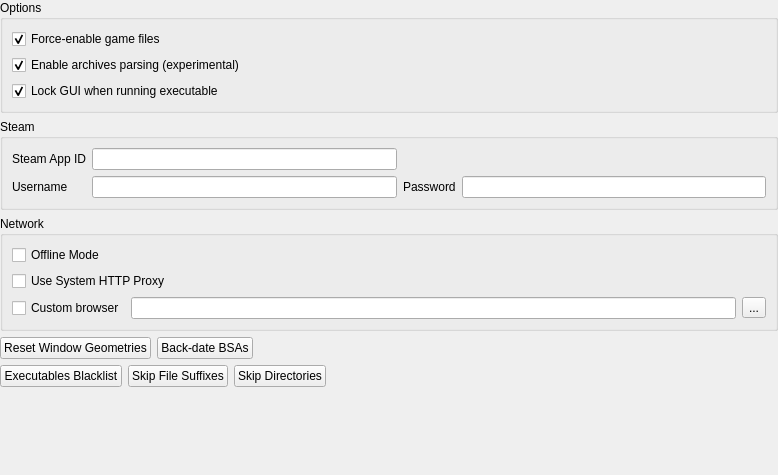
         <widget class="QWidget" name="workaroundScrollAreaWidgetContents">
          <property name="geometry">
           <rect>
            <x>0</x>
            <y>0</y>
            <width>778</width>
            <height>475</height>
           </rect>
          </property>
          <property name="autoFillBackground">
           <bool>false</bool>
          </property>
          <layout class="QVBoxLayout" name="verticalLayout_6">
           <property name="leftMargin">
            <number>0</number>
           </property>
           <property name="topMargin">
            <number>0</number>
           </property>
           <property name="rightMargin">
            <number>0</number>
           </property>
           <property name="bottomMargin">
            <number>0</number>
           </property>
           <item>
            <widget class="QGroupBox" name="workaroundsOptionsBox">
             <property name="title">
              <string>Options</string>
             </property>
             <layout class="QVBoxLayout" name="verticalLayout_23">
              <property name="leftMargin">
               <number>9</number>
              </property>
              <property name="topMargin">
               <number>9</number>
              </property>
              <property name="rightMargin">
               <number>9</number>
              </property>
              <property name="bottomMargin">
               <number>9</number>
              </property>
              <item>
               <widget class="QCheckBox" name="forceEnableBox">
                <property name="toolTip">
                 <string>If checked, files (i.e. esps, esms and bsas) belonging to the core game can not be disabled in the UI. (default: on)</string>
                </property>
                <property name="whatsThis">
                 <string>If checked, files (i.e. esps, esms and bsas) belonging to the core game can not be disabled in the UI. (default: on)
Uncheck this if you want to use Mod Organizer with total conversions (like Nehrim) but be aware that the game will crash if required files are not enabled.</string>
                </property>
                <property name="text">
                 <string>Force-enable game files</string>
                </property>
                <property name="checked">
                 <bool>true</bool>
                </property>
               </widget>
              </item>
              <item>
               <widget class="QCheckBox" name="enableArchiveParsingBox">
                <property name="toolTip">
                 <string>Enable parsing of Archives. This is an Experimental Feature. Has negative effects on performance and known incorrectness.</string>
                </property>
                <property name="whatsThis">
                 <string>&lt;html&gt;&lt;head/&gt;&lt;body&gt;&lt;p&gt;By default, MO will parse archive files (BSA, BA2) to calculate conflicts between the contents of the archive files and other loose files. This process has a noticeable cost in performance.&lt;/p&gt;&lt;p&gt;This feature should not be confused with the archive management feature offered by MO1. MO2 will only show conflicts with archives and will NOT load them into the game or program.&lt;/p&gt;&lt;p&gt;If you disable this feature, MO will only display conflicts between loose files.&lt;/p&gt;&lt;/body&gt;&lt;/html&gt;</string>
                </property>
                <property name="text">
                 <string>Enable archives parsing (experimental)</string>
                </property>
                <property name="checked">
                 <bool>true</bool>
                </property>
               </widget>
              </item>
              <item>
               <widget class="QCheckBox" name="lockGUIBox">
                <property name="toolTip">
                 <string>Disable this to prevent the GUI from being locked when running an executable.  This may result in abnormal behavior.</string>
                </property>
                <property name="whatsThis">
                 <string>Disable this to prevent the GUI from being locked when running an executable.  This may result in abnormal behavior.</string>
                </property>
                <property name="text">
                 <string>Lock GUI when running executable</string>
                </property>
                <property name="checked">
                 <bool>true</bool>
                </property>
               </widget>
              </item>
             </layout>
            </widget>
           </item>
           <item>
            <widget class="QGroupBox" name="groupBox_12">
             <property name="title">
              <string>Steam</string>
             </property>
             <layout class="QGridLayout" name="gridLayout_7">
              <item row="1" column="1">
               <widget class="QLineEdit" name="steamUserEdit"/>
              </item>
              <item row="1" column="2">
               <widget class="QLabel" name="label_20">
                <property name="text">
                 <string>Password</string>
                </property>
               </widget>
              </item>
              <item row="1" column="3">
               <widget class="QLineEdit" name="steamPassEdit">
                <property name="echoMode">
                 <enum>QLineEdit::Password</enum>
                </property>
               </widget>
              </item>
              <item row="1" column="0">
               <widget class="QLabel" name="label_19">
                <property name="text">
                 <string>Username</string>
                </property>
               </widget>
              </item>
              <item row="0" column="0">
               <widget class="QLabel" name="label_4">
                <property name="text">
                 <string>Steam App ID</string>
                </property>
               </widget>
              </item>
              <item row="0" column="1">
               <widget class="QLineEdit" name="appIDEdit">
                <property name="toolTip">
                 <string>The Steam AppID for your game</string>
                </property>
                <property name="whatsThis">
                 <string>&lt;!DOCTYPE HTML PUBLIC &quot;-//W3C//DTD HTML 4.0//EN&quot; &quot;http://www.w3.org/TR/REC-html40/strict.dtd&quot;&gt;
&lt;html&gt;&lt;head&gt;&lt;meta name=&quot;qrichtext&quot; content=&quot;1&quot; /&gt;&lt;style type=&quot;text/css&quot;&gt;
p, li { white-space: pre-wrap; }
&lt;/style&gt;&lt;/head&gt;&lt;body style=&quot; font-family:'MS Shell Dlg 2'; font-size:8.25pt; font-weight:400; font-style:normal;&quot;&gt;
&lt;p style=&quot; margin-top:0px; margin-bottom:0px; margin-left:0px; margin-right:0px; -qt-block-indent:0; text-indent:0px;&quot;&gt;&lt;span style=&quot; font-size:8pt;&quot;&gt;The Steam App ID is required to directly start some games. For Skyrim, if this is not set or wrong, the &amp;quot;Mod Organizer&amp;quot; load mechanism may not work properly.&lt;/span&gt;&lt;/p&gt;
&lt;p style=&quot; margin-top:0px; margin-bottom:0px; margin-left:0px; margin-right:0px; -qt-block-indent:0; text-indent:0px;&quot;&gt;&lt;span style=&quot; font-size:8pt;&quot;&gt;The preset for this is the App ID of the &amp;quot;regular&amp;quot; version so in most cases, you should be set.&lt;/span&gt;&lt;/p&gt;
&lt;p style=&quot; margin-top:0px; margin-bottom:0px; margin-left:0px; margin-right:0px; -qt-block-indent:0; text-indent:0px;&quot;&gt;&lt;span style=&quot; font-size:8pt;&quot;&gt;If you think you have a different version (GotY or something), follow these steps to get to the id:&lt;/span&gt;&lt;/p&gt;
&lt;p style=&quot; margin-top:0px; margin-bottom:0px; margin-left:0px; margin-right:0px; -qt-block-indent:0; text-indent:0px;&quot;&gt;&lt;span style=&quot; font-size:8pt;&quot;&gt;1. Navigate to the game library in steam&lt;/span&gt;&lt;/p&gt;
&lt;p style=&quot; margin-top:0px; margin-bottom:0px; margin-left:0px; margin-right:0px; -qt-block-indent:0; text-indent:0px;&quot;&gt;&lt;span style=&quot; font-size:8pt;&quot;&gt;2. right-click on the game you need the id for and choose &lt;/span&gt;&lt;span style=&quot; font-size:8pt; font-weight:600;&quot;&gt;Create desktop shortcut&lt;/span&gt;&lt;/p&gt;
&lt;p style=&quot; margin-top:0px; margin-bottom:0px; margin-left:0px; margin-right:0px; -qt-block-indent:0; text-indent:0px;&quot;&gt;&lt;span style=&quot; font-size:8pt;&quot;&gt;3. right-click on the newly created shortcut on your desktop and select &lt;/span&gt;&lt;span style=&quot; font-size:8pt; font-weight:600;&quot;&gt;Properties&lt;/span&gt;&lt;/p&gt;
&lt;p style=&quot; margin-top:0px; margin-bottom:0px; margin-left:0px; margin-right:0px; -qt-block-indent:0; text-indent:0px;&quot;&gt;&lt;span style=&quot; font-size:8pt;&quot;&gt;4. in the URL-field you should see something like this: &lt;/span&gt;&lt;span style=&quot; font-size:8pt; font-style:italic;&quot;&gt;steam://rungameid/22380&lt;/span&gt;&lt;/p&gt;
&lt;p style=&quot; margin-top:0px; margin-bottom:0px; margin-left:0px; margin-right:0px; -qt-block-indent:0; text-indent:0px;&quot;&gt;&lt;span style=&quot; font-size:8pt;&quot;&gt;22380 is the id you're looking for.&lt;/span&gt;&lt;/p&gt;&lt;/body&gt;&lt;/html&gt;</string>
                </property>
               </widget>
              </item>
             </layout>
            </widget>
           </item>
           <item>
            <widget class="QGroupBox" name="groupBox">
             <property name="minimumSize">
              <size>
               <width>0</width>
               <height>100</height>
              </size>
             </property>
             <property name="title">
              <string>Network</string>
             </property>
             <layout class="QVBoxLayout" name="verticalLayout_22">
              <item>
               <widget class="QCheckBox" name="offlineBox">
                <property name="statusTip">
                 <string>Disable automatic internet features</string>
                </property>
                <property name="whatsThis">
                 <string>Disable automatic internet features. This does not affect features that are explicitly invoked by the user (like checking mods for updates, endorsing, opening the web browser)</string>
                </property>
                <property name="text">
                 <string>Offline Mode</string>
                </property>
               </widget>
              </item>
              <item>
               <widget class="QCheckBox" name="proxyBox">
                <property name="statusTip">
                 <string>Use a proxy for network connections.</string>
                </property>
                <property name="whatsThis">
                 <string>Use a proxy for network connections. This uses the system-wide settings which can be configured in Internet Explorer. Please note that MO will start up a few seconds slower on some systems when using a proxy.</string>
                </property>
                <property name="text">
                 <string>Use System HTTP Proxy</string>
                </property>
               </widget>
              </item>
              <item>
               <widget class="QWidget" name="widget_7" native="true">
                <layout class="QHBoxLayout" name="horizontalLayout_9">
                 <property name="leftMargin">
                  <number>0</number>
                 </property>
                 <property name="topMargin">
                  <number>0</number>
                 </property>
                 <property name="rightMargin">
                  <number>0</number>
                 </property>
                 <property name="bottomMargin">
                  <number>0</number>
                 </property>
                 <item>
                  <widget class="QCheckBox" name="useCustomBrowser">
                   <property name="toolTip">
                    <string>Use &quot;%1&quot; as a placeholder for the URL.</string>
                   </property>
                   <property name="statusTip">
                    <string>Use &quot;%1&quot; as a placeholder for the URL.</string>
                   </property>
                   <property name="whatsThis">
                    <string>Use &quot;%1&quot; as a placeholder for the URL.</string>
                   </property>
                   <property name="text">
                    <string>Custom browser</string>
                   </property>
                  </widget>
                 </item>
                 <item>
                  <widget class="QLineEdit" name="browserCommand">
                   <property name="toolTip">
                    <string>Use &quot;%1&quot; as a placeholder for the URL.</string>
                   </property>
                   <property name="statusTip">
                    <string>Use &quot;%1&quot; as a placeholder for the URL.</string>
                   </property>
                   <property name="whatsThis">
                    <string>Use &quot;%1&quot; as a placeholder for the URL.</string>
                   </property>
                  </widget>
                 </item>
                 <item>
                  <widget class="QToolButton" name="browseCustomBrowser">
                   <property name="text">
                    <string>...</string>
                   </property>
                  </widget>
                 </item>
                </layout>
               </widget>
              </item>
             </layout>
            </widget>
           </item>
           <item>
            <widget class="QWidget" name="widget_12" native="true">
             <layout class="QHBoxLayout" name="horizontalLayout">
              <property name="leftMargin">
               <number>0</number>
              </property>
              <property name="topMargin">
               <number>0</number>
              </property>
              <property name="rightMargin">
               <number>0</number>
              </property>
              <property name="bottomMargin">
               <number>0</number>
              </property>
              <item>
               <widget class="QPushButton" name="resetGeometryBtn">
                <property name="toolTip">
                 <string>Resets the window geometries for all windows.  This can be useful if a window becomes too small or too large, if a column becomes too thin or too wide, and in similar situations.</string>
                </property>
                <property name="whatsThis">
                 <string>Resets the window geometries for all windows.  This can be useful if a window becomes too small or too large, if a column becomes too thin or too wide, and in similar situations.</string>
                </property>
                <property name="text">
                 <string>Reset Window Geometries</string>
                </property>
               </widget>
              </item>
              <item>
               <widget class="QPushButton" name="bsaDateBtn">
                <property name="toolTip">
                 <string>
                          For Skyrim, this can be used instead of Archive Invalidation. It should make AI redundant for all Profiles.
                          For the other games this is not a sufficient replacement for AI!
                        </string>
                </property>
                <property name="whatsThis">
                 <string>
                          For Skyrim, this can be used instead of Archive Invalidation. It should make AI redundant for all Profiles.
                          For the other games this is not a sufficient replacement for AI!
                        </string>
                </property>
                <property name="text">
                 <string>Back-date BSAs</string>
                </property>
                <property name="icon">
                 <iconset>
                  <normaloff>:/MO/gui/resources/emblem-readonly.png</normaloff>:/MO/gui/resources/emblem-readonly.png</iconset>
                </property>
               </widget>
              </item>
              <item>
               <spacer name="horizontalSpacer">
                <property name="orientation">
                 <enum>Qt::Orientation::Horizontal</enum>
                </property>
                <property name="sizeHint" stdset="0">
                 <size>
                  <width>40</width>
                  <height>20</height>
                 </size>
                </property>
               </spacer>
              </item>
             </layout>
            </widget>
           </item>
           <item>
            <widget class="QWidget" name="widget_usvfs" native="true">
             <layout class="QHBoxLayout" name="horizontalLayout1">
              <property name="leftMargin">
               <number>0</number>
              </property>
              <property name="topMargin">
               <number>0</number>
              </property>
              <property name="rightMargin">
               <number>0</number>
              </property>
              <property name="bottomMargin">
               <number>0</number>
              </property>
              <item>
               <widget class="QPushButton" name="execBlacklistBtn">
                <property name="toolTip">
                 <string>Add executables to the blacklist to prevent them from
accessing the virtual file system. This is useful to prevent
unintended programs from being hooked. Hooking unintended
programs may affect the execution of these programs or the
programs you are intentionally running.</string>
                </property>
                <property name="whatsThis">
                 <string>Add executables to the blacklist to prevent them from accessing the virtual file system.  This is useful to prevent unintended programs from being hooked.  Hooking unintended programs may affect the execution of these programs or the programs you are intentionally running.</string>
                </property>
                <property name="text">
                 <string>Executables Blacklist</string>
                </property>
                <property name="autoDefault">
                 <bool>false</bool>
                </property>
               </widget>
              </item>
              <item>
               <widget class="QPushButton" name="skipFileSuffixBtn">
                <property name="toolTip">
                 <string>Files to skip or ignore from the virtual file system.</string>
                </property>
                <property name="whatsThis">
                 <string>Files to skip or ignore from the virtual file system.</string>
                </property>
                <property name="text">
                 <string>Skip File Suffixes</string>
                </property>
                <property name="autoDefault">
                 <bool>false</bool>
                </property>
               </widget>
              </item>
              <item>
               <widget class="QPushButton" name="skipDirectoriesBtn">
                <property name="toolTip">
                 <string>Directories to skip or ignore from the virtual file system.</string>
                </property>
                <property name="whatsThis">
                 <string>Directories to skip or ignore from the virtual file system.</string>
                </property>
                <property name="text">
                 <string>Skip Directories</string>
                </property>
                <property name="autoDefault">
                 <bool>false</bool>
                </property>
               </widget>
              </item>
              <item>
               <spacer name="horizontalSpacer1">
                <property name="orientation">
                 <enum>Qt::Horizontal</enum>
                </property>
                <property name="sizeHint" stdset="0">
                 <size>
                  <width>40</width>
                  <height>20</height>
                 </size>
                </property>
               </spacer>
              </item>
             </layout>
            </widget>
           </item>
           <item>
            <spacer name="verticalSpacer">
             <property name="orientation">
              <enum>Qt::Vertical</enum>
             </property>
             <property name="sizeHint" stdset="0">
              <size>
               <width>20</width>
               <height>40</height>
              </size>
             </property>
            </spacer>
           </item>
          </layout>
         </widget>
